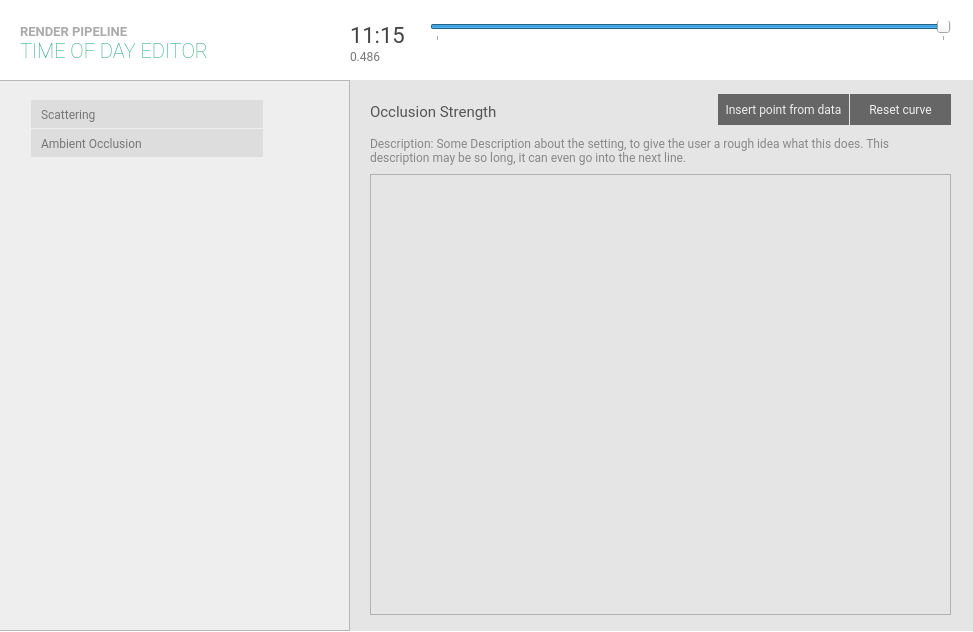
<?xml version="1.0" encoding="UTF-8"?>
<ui version="4.0">
 <class>MainWindow</class>
 <widget class="QMainWindow" name="MainWindow">
  <property name="geometry">
   <rect>
    <x>0</x>
    <y>0</y>
    <width>973</width>
    <height>632</height>
   </rect>
  </property>
  <property name="minimumSize">
   <size>
    <width>973</width>
    <height>632</height>
   </size>
  </property>
  <property name="maximumSize">
   <size>
    <width>973</width>
    <height>632</height>
   </size>
  </property>
  <property name="palette">
   <palette>
    <active>
     <colorrole role="WindowText">
      <brush brushstyle="SolidPattern">
       <color alpha="255">
        <red>255</red>
        <green>255</green>
        <blue>255</blue>
       </color>
      </brush>
     </colorrole>
     <colorrole role="Button">
      <brush brushstyle="SolidPattern">
       <color alpha="255">
        <red>255</red>
        <green>255</green>
        <blue>255</blue>
       </color>
      </brush>
     </colorrole>
     <colorrole role="Light">
      <brush brushstyle="SolidPattern">
       <color alpha="255">
        <red>63</red>
        <green>63</green>
        <blue>63</blue>
       </color>
      </brush>
     </colorrole>
     <colorrole role="Midlight">
      <brush brushstyle="SolidPattern">
       <color alpha="255">
        <red>52</red>
        <green>52</green>
        <blue>52</blue>
       </color>
      </brush>
     </colorrole>
     <colorrole role="Dark">
      <brush brushstyle="SolidPattern">
       <color alpha="255">
        <red>21</red>
        <green>21</green>
        <blue>21</blue>
       </color>
      </brush>
     </colorrole>
     <colorrole role="Mid">
      <brush brushstyle="SolidPattern">
       <color alpha="255">
        <red>28</red>
        <green>28</green>
        <blue>28</blue>
       </color>
      </brush>
     </colorrole>
     <colorrole role="Text">
      <brush brushstyle="SolidPattern">
       <color alpha="255">
        <red>255</red>
        <green>255</green>
        <blue>255</blue>
       </color>
      </brush>
     </colorrole>
     <colorrole role="BrightText">
      <brush brushstyle="SolidPattern">
       <color alpha="255">
        <red>255</red>
        <green>255</green>
        <blue>255</blue>
       </color>
      </brush>
     </colorrole>
     <colorrole role="ButtonText">
      <brush brushstyle="SolidPattern">
       <color alpha="255">
        <red>255</red>
        <green>255</green>
        <blue>255</blue>
       </color>
      </brush>
     </colorrole>
     <colorrole role="Base">
      <brush brushstyle="SolidPattern">
       <color alpha="255">
        <red>255</red>
        <green>255</green>
        <blue>255</blue>
       </color>
      </brush>
     </colorrole>
     <colorrole role="Window">
      <brush brushstyle="SolidPattern">
       <color alpha="255">
        <red>255</red>
        <green>255</green>
        <blue>255</blue>
       </color>
      </brush>
     </colorrole>
     <colorrole role="Shadow">
      <brush brushstyle="SolidPattern">
       <color alpha="255">
        <red>0</red>
        <green>0</green>
        <blue>0</blue>
       </color>
      </brush>
     </colorrole>
     <colorrole role="AlternateBase">
      <brush brushstyle="SolidPattern">
       <color alpha="255">
        <red>21</red>
        <green>21</green>
        <blue>21</blue>
       </color>
      </brush>
     </colorrole>
     <colorrole role="ToolTipBase">
      <brush brushstyle="SolidPattern">
       <color alpha="255">
        <red>255</red>
        <green>255</green>
        <blue>220</blue>
       </color>
      </brush>
     </colorrole>
     <colorrole role="ToolTipText">
      <brush brushstyle="SolidPattern">
       <color alpha="255">
        <red>0</red>
        <green>0</green>
        <blue>0</blue>
       </color>
      </brush>
     </colorrole>
    </active>
    <inactive>
     <colorrole role="WindowText">
      <brush brushstyle="SolidPattern">
       <color alpha="255">
        <red>255</red>
        <green>255</green>
        <blue>255</blue>
       </color>
      </brush>
     </colorrole>
     <colorrole role="Button">
      <brush brushstyle="SolidPattern">
       <color alpha="255">
        <red>255</red>
        <green>255</green>
        <blue>255</blue>
       </color>
      </brush>
     </colorrole>
     <colorrole role="Light">
      <brush brushstyle="SolidPattern">
       <color alpha="255">
        <red>63</red>
        <green>63</green>
        <blue>63</blue>
       </color>
      </brush>
     </colorrole>
     <colorrole role="Midlight">
      <brush brushstyle="SolidPattern">
       <color alpha="255">
        <red>52</red>
        <green>52</green>
        <blue>52</blue>
       </color>
      </brush>
     </colorrole>
     <colorrole role="Dark">
      <brush brushstyle="SolidPattern">
       <color alpha="255">
        <red>21</red>
        <green>21</green>
        <blue>21</blue>
       </color>
      </brush>
     </colorrole>
     <colorrole role="Mid">
      <brush brushstyle="SolidPattern">
       <color alpha="255">
        <red>28</red>
        <green>28</green>
        <blue>28</blue>
       </color>
      </brush>
     </colorrole>
     <colorrole role="Text">
      <brush brushstyle="SolidPattern">
       <color alpha="255">
        <red>255</red>
        <green>255</green>
        <blue>255</blue>
       </color>
      </brush>
     </colorrole>
     <colorrole role="BrightText">
      <brush brushstyle="SolidPattern">
       <color alpha="255">
        <red>255</red>
        <green>255</green>
        <blue>255</blue>
       </color>
      </brush>
     </colorrole>
     <colorrole role="ButtonText">
      <brush brushstyle="SolidPattern">
       <color alpha="255">
        <red>255</red>
        <green>255</green>
        <blue>255</blue>
       </color>
      </brush>
     </colorrole>
     <colorrole role="Base">
      <brush brushstyle="SolidPattern">
       <color alpha="255">
        <red>255</red>
        <green>255</green>
        <blue>255</blue>
       </color>
      </brush>
     </colorrole>
     <colorrole role="Window">
      <brush brushstyle="SolidPattern">
       <color alpha="255">
        <red>255</red>
        <green>255</green>
        <blue>255</blue>
       </color>
      </brush>
     </colorrole>
     <colorrole role="Shadow">
      <brush brushstyle="SolidPattern">
       <color alpha="255">
        <red>0</red>
        <green>0</green>
        <blue>0</blue>
       </color>
      </brush>
     </colorrole>
     <colorrole role="AlternateBase">
      <brush brushstyle="SolidPattern">
       <color alpha="255">
        <red>21</red>
        <green>21</green>
        <blue>21</blue>
       </color>
      </brush>
     </colorrole>
     <colorrole role="ToolTipBase">
      <brush brushstyle="SolidPattern">
       <color alpha="255">
        <red>255</red>
        <green>255</green>
        <blue>220</blue>
       </color>
      </brush>
     </colorrole>
     <colorrole role="ToolTipText">
      <brush brushstyle="SolidPattern">
       <color alpha="255">
        <red>0</red>
        <green>0</green>
        <blue>0</blue>
       </color>
      </brush>
     </colorrole>
    </inactive>
    <disabled>
     <colorrole role="WindowText">
      <brush brushstyle="SolidPattern">
       <color alpha="255">
        <red>21</red>
        <green>21</green>
        <blue>21</blue>
       </color>
      </brush>
     </colorrole>
     <colorrole role="Button">
      <brush brushstyle="SolidPattern">
       <color alpha="255">
        <red>255</red>
        <green>255</green>
        <blue>255</blue>
       </color>
      </brush>
     </colorrole>
     <colorrole role="Light">
      <brush brushstyle="SolidPattern">
       <color alpha="255">
        <red>63</red>
        <green>63</green>
        <blue>63</blue>
       </color>
      </brush>
     </colorrole>
     <colorrole role="Midlight">
      <brush brushstyle="SolidPattern">
       <color alpha="255">
        <red>52</red>
        <green>52</green>
        <blue>52</blue>
       </color>
      </brush>
     </colorrole>
     <colorrole role="Dark">
      <brush brushstyle="SolidPattern">
       <color alpha="255">
        <red>21</red>
        <green>21</green>
        <blue>21</blue>
       </color>
      </brush>
     </colorrole>
     <colorrole role="Mid">
      <brush brushstyle="SolidPattern">
       <color alpha="255">
        <red>28</red>
        <green>28</green>
        <blue>28</blue>
       </color>
      </brush>
     </colorrole>
     <colorrole role="Text">
      <brush brushstyle="SolidPattern">
       <color alpha="255">
        <red>21</red>
        <green>21</green>
        <blue>21</blue>
       </color>
      </brush>
     </colorrole>
     <colorrole role="BrightText">
      <brush brushstyle="SolidPattern">
       <color alpha="255">
        <red>255</red>
        <green>255</green>
        <blue>255</blue>
       </color>
      </brush>
     </colorrole>
     <colorrole role="ButtonText">
      <brush brushstyle="SolidPattern">
       <color alpha="255">
        <red>21</red>
        <green>21</green>
        <blue>21</blue>
       </color>
      </brush>
     </colorrole>
     <colorrole role="Base">
      <brush brushstyle="SolidPattern">
       <color alpha="255">
        <red>255</red>
        <green>255</green>
        <blue>255</blue>
       </color>
      </brush>
     </colorrole>
     <colorrole role="Window">
      <brush brushstyle="SolidPattern">
       <color alpha="255">
        <red>255</red>
        <green>255</green>
        <blue>255</blue>
       </color>
      </brush>
     </colorrole>
     <colorrole role="Shadow">
      <brush brushstyle="SolidPattern">
       <color alpha="255">
        <red>0</red>
        <green>0</green>
        <blue>0</blue>
       </color>
      </brush>
     </colorrole>
     <colorrole role="AlternateBase">
      <brush brushstyle="SolidPattern">
       <color alpha="255">
        <red>42</red>
        <green>42</green>
        <blue>42</blue>
       </color>
      </brush>
     </colorrole>
     <colorrole role="ToolTipBase">
      <brush brushstyle="SolidPattern">
       <color alpha="255">
        <red>255</red>
        <green>255</green>
        <blue>220</blue>
       </color>
      </brush>
     </colorrole>
     <colorrole role="ToolTipText">
      <brush brushstyle="SolidPattern">
       <color alpha="255">
        <red>0</red>
        <green>0</green>
        <blue>0</blue>
       </color>
      </brush>
     </colorrole>
    </disabled>
   </palette>
  </property>
  <property name="windowTitle">
   <string>Day Time Editor</string>
  </property>
  <property name="windowIcon">
   <iconset resource="resources.qrc">
    <normaloff>:/res/res/icon.png</normaloff>:/res/res/icon.png</iconset>
  </property>
  <property name="autoFillBackground">
   <bool>false</bool>
  </property>
  <property name="styleSheet">
   <string notr="true">QMainWindow { background: #fff;}
*, QLabel { font-family: Roboto; font-weight: 300; }

QScrollBar {
	background: #eee;
}


QScrollBar:vertical {
                        width: 9px;
	margin: 0;
                      }

                      QScrollBar::handle:vertical {
                        min-height: 15px;
						background: #aaa;

                      }


                      QScrollBar::handle:vertical:hover {
                        
						background: #999;

                      }
                      QScrollBar::add-line:vertical {
                      }

                      QScrollBar::sub-line:vertical {
                      }


                      QScrollBar::add-page:vertical {
                        background: #ddd;

                      }
                      QScrollBar::sub-page:vertical {
                        background: #ddd;
					}
</string>
  </property>
  <widget class="QWidget" name="centralwidget">
   <widget class="QFrame" name="frame_current_setting">
    <property name="geometry">
     <rect>
      <x>350</x>
      <y>80</y>
      <width>641</width>
      <height>551</height>
     </rect>
    </property>
    <property name="styleSheet">
     <string notr="true">QFrame { background: #e5e5e5;}</string>
    </property>
    <property name="frameShape">
     <enum>QFrame::NoFrame</enum>
    </property>
    <property name="frameShadow">
     <enum>QFrame::Plain</enum>
    </property>
    <widget class="QLabel" name="lbl_current_setting">
     <property name="geometry">
      <rect>
       <x>20</x>
       <y>16</y>
       <width>221</width>
       <height>31</height>
      </rect>
     </property>
     <property name="font">
      <font>
       <family>Roboto</family>
       <pointsize>-1</pointsize>
       <weight>37</weight>
       <bold>false</bold>
      </font>
     </property>
     <property name="styleSheet">
      <string notr="true">color: #555; border: 0;  font-size: 15px; text-transform: uppercase;</string>
     </property>
     <property name="text">
      <string>Occlusion Strength</string>
     </property>
    </widget>
    <widget class="QPushButton" name="btn_reset">
     <property name="geometry">
      <rect>
       <x>500</x>
       <y>14</y>
       <width>101</width>
       <height>31</height>
      </rect>
     </property>
     <property name="styleSheet">
      <string notr="true">QPushButton {
color: #eee;
background: #666;
border: 0; 
}

QPushButton:hover {
	background: #555;
}

QPushButton:pressed {
	background: #111;
}</string>
     </property>
     <property name="text">
      <string>Reset curve</string>
     </property>
    </widget>
    <widget class="QFrame" name="frame_3">
     <property name="geometry">
      <rect>
       <x>20</x>
       <y>94</y>
       <width>581</width>
       <height>441</height>
      </rect>
     </property>
     <property name="styleSheet">
      <string notr="true">QFrame {
}</string>
     </property>
     <property name="frameShape">
      <enum>QFrame::StyledPanel</enum>
     </property>
     <property name="frameShadow">
      <enum>QFrame::Raised</enum>
     </property>
     <widget class="QWidget" name="verticalLayoutWidget">
      <property name="geometry">
       <rect>
        <x>0</x>
        <y>0</y>
        <width>571</width>
        <height>441</height>
       </rect>
      </property>
      <layout class="QVBoxLayout" name="prefab_edit_widget">
       <property name="spacing">
        <number>0</number>
       </property>
      </layout>
     </widget>
    </widget>
    <widget class="QLabel" name="lbl_setting_desc">
     <property name="geometry">
      <rect>
       <x>20</x>
       <y>50</y>
       <width>571</width>
       <height>41</height>
      </rect>
     </property>
     <property name="font">
      <font>
       <family>Roboto</family>
       <weight>37</weight>
       <bold>false</bold>
      </font>
     </property>
     <property name="styleSheet">
      <string notr="true">color: #888;</string>
     </property>
     <property name="text">
      <string>Description: Some Description about the setting, to give the user a rough idea what this does. This description may be so long, it can even go into the next line.</string>
     </property>
     <property name="wordWrap">
      <bool>true</bool>
     </property>
    </widget>
    <widget class="QPushButton" name="btn_insert_point">
     <property name="geometry">
      <rect>
       <x>368</x>
       <y>14</y>
       <width>131</width>
       <height>31</height>
      </rect>
     </property>
     <property name="styleSheet">
      <string notr="true">QPushButton {
color: #eee;
background: #666;
border: 0; 
}

QPushButton:hover {
	background: #555;
}

QPushButton:pressed {
	background: #111;
}</string>
     </property>
     <property name="text">
      <string>Insert point from data</string>
     </property>
    </widget>
   </widget>
   <widget class="QFrame" name="frame_2">
    <property name="geometry">
     <rect>
      <x>-1</x>
      <y>80</y>
      <width>351</width>
      <height>551</height>
     </rect>
    </property>
    <property name="styleSheet">
     <string notr="true">background: #eee;</string>
    </property>
    <property name="frameShape">
     <enum>QFrame::StyledPanel</enum>
    </property>
    <property name="frameShadow">
     <enum>QFrame::Raised</enum>
    </property>
    <widget class="QTreeWidget" name="settings_tree">
     <property name="geometry">
      <rect>
       <x>14</x>
       <y>20</y>
       <width>311</width>
       <height>511</height>
      </rect>
     </property>
     <property name="styleSheet">
      <string notr="true">QTreeWidget::item {
padding: 7px 7px 6px;
background: #ddd;
outline: 0 !important;
margin-bottom: 1px;
margin-right: 0px;
color: #777;
border: 0;
border-radius: 0;
}

QTreeWidget::item:hover {
background: #ccc;
}

QTreeWidget::item:selected {
background: #555;
color: #eee;
}

QTreeWidget {
padding: 0;
color: #eee;
background: transparent;

}

* {
outline: 0;
}

</string>
     </property>
     <property name="frameShape">
      <enum>QFrame::NoFrame</enum>
     </property>
     <property name="verticalScrollBarPolicy">
      <enum>Qt::ScrollBarAsNeeded</enum>
     </property>
     <property name="horizontalScrollBarPolicy">
      <enum>Qt::ScrollBarAsNeeded</enum>
     </property>
     <property name="editTriggers">
      <set>QAbstractItemView::NoEditTriggers</set>
     </property>
     <property name="showDropIndicator" stdset="0">
      <bool>false</bool>
     </property>
     <property name="alternatingRowColors">
      <bool>false</bool>
     </property>
     <property name="selectionBehavior">
      <enum>QAbstractItemView::SelectRows</enum>
     </property>
     <property name="verticalScrollMode">
      <enum>QAbstractItemView::ScrollPerPixel</enum>
     </property>
     <property name="indentation">
      <number>18</number>
     </property>
     <property name="rootIsDecorated">
      <bool>true</bool>
     </property>
     <property name="uniformRowHeights">
      <bool>false</bool>
     </property>
     <property name="itemsExpandable">
      <bool>true</bool>
     </property>
     <property name="sortingEnabled">
      <bool>false</bool>
     </property>
     <property name="animated">
      <bool>true</bool>
     </property>
     <property name="allColumnsShowFocus">
      <bool>false</bool>
     </property>
     <property name="wordWrap">
      <bool>true</bool>
     </property>
     <property name="headerHidden">
      <bool>true</bool>
     </property>
     <attribute name="headerVisible">
      <bool>false</bool>
     </attribute>
     <attribute name="headerCascadingSectionResizes">
      <bool>false</bool>
     </attribute>
     <attribute name="headerDefaultSectionSize">
      <number>150</number>
     </attribute>
     <attribute name="headerStretchLastSection">
      <bool>false</bool>
     </attribute>
     <column>
      <property name="text">
       <string>Setting</string>
      </property>
     </column>
     <column>
      <property name="text">
       <string>Value</string>
      </property>
     </column>
     <item>
      <property name="text">
       <string>Scattering</string>
      </property>
      <item>
       <property name="text">
        <string>Sun Height</string>
       </property>
       <property name="text">
        <string>0,4</string>
       </property>
      </item>
      <item>
       <property name="text">
        <string>Sun Color</string>
       </property>
       <property name="text">
        <string>[128, 255, 100]</string>
       </property>
      </item>
      <item>
       <property name="text">
        <string>Sun Angle</string>
       </property>
       <property name="text">
        <string>180 °</string>
       </property>
      </item>
     </item>
     <item>
      <property name="text">
       <string>Ambient Occlusion</string>
      </property>
      <property name="text">
       <string/>
      </property>
      <property name="flags">
       <set>ItemIsSelectable|ItemIsDragEnabled|ItemIsUserCheckable|ItemIsEnabled|ItemIsTristate</set>
      </property>
      <item>
       <property name="text">
        <string>Occlusion Strength</string>
       </property>
       <property name="text">
        <string>0.5</string>
       </property>
      </item>
     </item>
    </widget>
   </widget>
   <widget class="QFrame" name="frame_4">
    <property name="geometry">
     <rect>
      <x>420</x>
      <y>10</y>
      <width>551</width>
      <height>61</height>
     </rect>
    </property>
    <property name="styleSheet">
     <string notr="true">QFrame {
	background: #fff;
}
</string>
    </property>
    <property name="frameShape">
     <enum>QFrame::NoFrame</enum>
    </property>
    <property name="frameShadow">
     <enum>QFrame::Plain</enum>
    </property>
    <widget class="QSlider" name="time_slider">
     <property name="geometry">
      <rect>
       <x>10</x>
       <y>11</y>
       <width>521</width>
       <height>20</height>
      </rect>
     </property>
     <property name="maximum">
      <number>5184000</number>
     </property>
     <property name="singleStep">
      <number>3600</number>
     </property>
     <property name="pageStep">
      <number>3600</number>
     </property>
     <property name="value">
      <number>2592000</number>
     </property>
     <property name="tracking">
      <bool>true</bool>
     </property>
     <property name="orientation">
      <enum>Qt::Horizontal</enum>
     </property>
     <property name="invertedAppearance">
      <bool>false</bool>
     </property>
     <property name="invertedControls">
      <bool>false</bool>
     </property>
     <property name="tickPosition">
      <enum>QSlider::TicksBelow</enum>
     </property>
     <property name="tickInterval">
      <number>432000</number>
     </property>
    </widget>
    <widget class="QLabel" name="label_2">
     <property name="geometry">
      <rect>
       <x>254</x>
       <y>30</y>
       <width>32</width>
       <height>32</height>
      </rect>
     </property>
     <property name="text">
      <string/>
     </property>
     <property name="pixmap">
      <pixmap resource="resources.qrc">:/res/res/12_00.png</pixmap>
     </property>
    </widget>
    <widget class="QLabel" name="label_3">
     <property name="geometry">
      <rect>
       <x>341</x>
       <y>30</y>
       <width>32</width>
       <height>32</height>
      </rect>
     </property>
     <property name="text">
      <string/>
     </property>
     <property name="pixmap">
      <pixmap resource="resources.qrc">:/res/res/16_00.png</pixmap>
     </property>
    </widget>
    <widget class="QLabel" name="label_4">
     <property name="geometry">
      <rect>
       <x>0</x>
       <y>30</y>
       <width>32</width>
       <height>32</height>
      </rect>
     </property>
     <property name="text">
      <string/>
     </property>
     <property name="pixmap">
      <pixmap resource="resources.qrc">:/res/res/0_00.png</pixmap>
     </property>
    </widget>
    <widget class="QLabel" name="label_5">
     <property name="geometry">
      <rect>
       <x>84</x>
       <y>30</y>
       <width>32</width>
       <height>32</height>
      </rect>
     </property>
     <property name="text">
      <string/>
     </property>
     <property name="pixmap">
      <pixmap resource="resources.qrc">:/res/res/4_00.png</pixmap>
     </property>
    </widget>
    <widget class="QLabel" name="label_6">
     <property name="geometry">
      <rect>
       <x>170</x>
       <y>30</y>
       <width>32</width>
       <height>32</height>
      </rect>
     </property>
     <property name="text">
      <string/>
     </property>
     <property name="pixmap">
      <pixmap resource="resources.qrc">:/res/res/8_00.png</pixmap>
     </property>
    </widget>
    <widget class="QLabel" name="label_7">
     <property name="geometry">
      <rect>
       <x>422</x>
       <y>30</y>
       <width>32</width>
       <height>32</height>
      </rect>
     </property>
     <property name="text">
      <string/>
     </property>
     <property name="pixmap">
      <pixmap resource="resources.qrc">:/res/res/20_00.png</pixmap>
     </property>
    </widget>
    <widget class="QLabel" name="label_8">
     <property name="geometry">
      <rect>
       <x>510</x>
       <y>30</y>
       <width>32</width>
       <height>32</height>
      </rect>
     </property>
     <property name="text">
      <string/>
     </property>
     <property name="pixmap">
      <pixmap resource="resources.qrc">:/res/res/0_00.png</pixmap>
     </property>
    </widget>
   </widget>
   <widget class="QLabel" name="label">
    <property name="geometry">
     <rect>
      <x>20</x>
      <y>35</y>
      <width>261</width>
      <height>31</height>
     </rect>
    </property>
    <property name="styleSheet">
     <string notr="true">font-size: 20px; color: #2aa877;
font-weight: 100;</string>
    </property>
    <property name="text">
     <string>TIME OF DAY EDITOR</string>
    </property>
   </widget>
   <widget class="QLabel" name="time_float_label">
    <property name="geometry">
     <rect>
      <x>350</x>
      <y>47</y>
      <width>41</width>
      <height>18</height>
     </rect>
    </property>
    <property name="font">
     <font>
      <family>Roboto</family>
      <pointsize>-1</pointsize>
      <weight>37</weight>
      <bold>false</bold>
     </font>
    </property>
    <property name="styleSheet">
     <string notr="true">color: #777; font-size: 12px;</string>
    </property>
    <property name="text">
     <string>0.486</string>
    </property>
   </widget>
   <widget class="QLabel" name="time_label">
    <property name="geometry">
     <rect>
      <x>350</x>
      <y>20</y>
      <width>81</width>
      <height>31</height>
     </rect>
    </property>
    <property name="font">
     <font>
      <family>Roboto</family>
      <pointsize>-1</pointsize>
      <weight>37</weight>
      <bold>false</bold>
     </font>
    </property>
    <property name="styleSheet">
     <string notr="true">color: #444; font-size: 22px;</string>
    </property>
    <property name="text">
     <string>11:15</string>
    </property>
   </widget>
   <widget class="QLabel" name="label_9">
    <property name="geometry">
     <rect>
      <x>20</x>
      <y>16</y>
      <width>261</width>
      <height>31</height>
     </rect>
    </property>
    <property name="styleSheet">
     <string notr="true">font-size: 13px;
color: #aaa;
font-weight: 600;</string>
    </property>
    <property name="text">
     <string>RENDER PIPELINE</string>
    </property>
   </widget>
   <zorder>frame_2</zorder>
   <zorder>frame_current_setting</zorder>
   <zorder>frame_4</zorder>
   <zorder>label</zorder>
   <zorder>time_float_label</zorder>
   <zorder>time_label</zorder>
   <zorder>label_9</zorder>
  </widget>
 </widget>
 <resources>
  <include location="resources.qrc"/>
 </resources>
 <connections/>
</ui>
